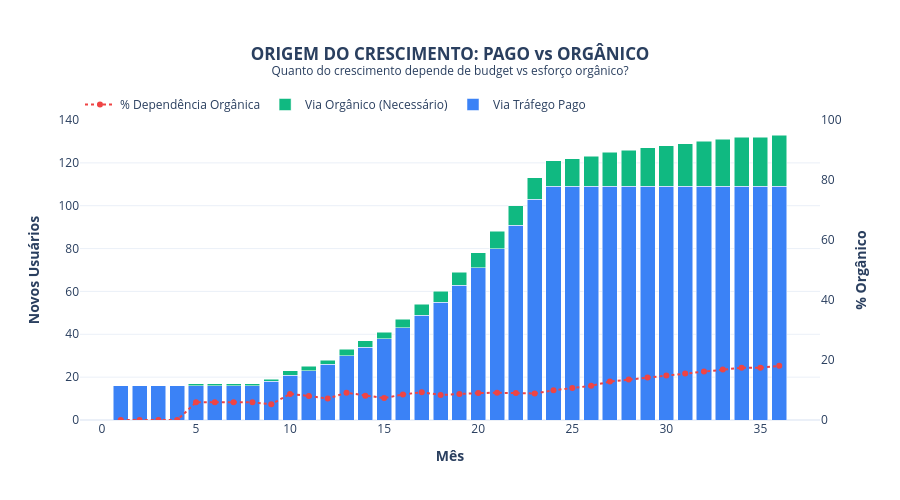

Notebook code for this chart:
### Code cell
# ============================================================================
# CELULA 9
# ============================================================================
# GRÁFICO 4: MARKETING ANALYTICS (PAGO vs ORGÂNICO)
# ============================================================================

fig_mkt = go.Figure()

# 1. Barras Empilhadas: Pago vs Orgânico
fig_mkt.add_trace(go.Bar(
    x=df_base['Mes'],
    y=df_base['Novos_Via_Pago'],
    name='Via Tráfego Pago',
    marker_color=PREMISSAS['cores']['marketing_pago']
))

fig_mkt.add_trace(go.Bar(
    x=df_base['Mes'],
    y=df_base['Novos_Via_Organico'],
    name='Via Orgânico (Necessário)',
    marker_color=PREMISSAS['cores']['marketing_organico']
))

# 2. Linha de % Orgânico (Eixo Secundário)
# Mostra o quão dependente somos do orgânico
fig_mkt.add_trace(go.Scatter(
    x=df_base['Mes'],
    y=df_base['Pct_Organico'],
    name='% Dependência Orgânica',
    yaxis='y2',
    mode='lines+markers',
    line=dict(color=PREMISSAS['cores']['dependencia_organica'], width=2, dash='dot')
))

fig_mkt.update_layout(
    title={
        'text': '<b>ORIGEM DO CRESCIMENTO: PAGO vs ORGÂNICO</b><br>' +
                '<sup>Quanto do crescimento depende de budget vs esforço orgânico?</sup>',
        'x': 0.5,
        'xanchor': 'center'
    },
    barmode='stack',
    xaxis=dict(title='<b>Mês</b>'),
    yaxis=dict(title='<b>Novos Usuários</b>'),
    yaxis2=dict(
        title='<b>% Orgânico</b>',
        overlaying='y',
        side='right',
        range=[0, 100],
        showgrid=False
    ),
    template='plotly_white',
    height=PREMISSAS['layout_altura_grafico'],
    legend=dict(orientation='h', y=1.1),
    margin=dict(t=120)
)

fig_mkt.show()

# Análise de Risco
pct_organico_medio = df_base['Pct_Organico'].mean()
deficit_total = df_base['Deficit_Meta'].sum()
threshold_org = PREMISSAS.get('alerta_dependencia_organica_pct', 50.0)

print(f"\n📊 ANÁLISE DE DEPENDÊNCIA ORGÂNICA")
print(f"  • Dependência Média: {pct_organico_medio:.1f}% do crescimento vem do orgânico")
print(f"  • Déficit de Meta (36m): {deficit_total} usuários precisaram vir do orgânico")

if pct_organico_medio > threshold_org:
    print(f"  ⚠️ ALERTA DE RISCO: Alta dependência de tráfego orgânico (>{threshold_org:.0f}%)")
    print("     Seu budget de marketing atual é INSUFICIENTE para atingir a meta sozinho.")
    print("     Ação: Aumentar budget ou garantir estratégia de SEO/Conteúdo impecável.")
else:
    print("  ✅ SAUDÁVEL: Budget de marketing suporta a maior parte do crescimento.")
    print("     O orgânico é um bônus para reduzir CAC, não uma necessidade vital.")

# Detalhe por canal (Mês 12)
idx_m12 = PREMISSAS['meses_por_ano'] - 1
print(f"\n🔎 DETALHE DO BUDGET (Mês {idx_m12 + 1}):")
mkt_m12 = df_base['Marketing'].iloc[idx_m12]
print(f"  • Budget Total: {formatar_moeda(mkt_m12)}")

canais_check = [
    ('Google', PREMISSAS['canal_google_pct']),
    ('YouTube', PREMISSAS['canal_youtube_pct']),
    ('Instagram', PREMISSAS['canal_instagram_pct']),
    ('Facebook', PREMISSAS['canal_facebook_pct'])
]

for canal, pct in canais_check:
    valor = mkt_m12 * pct
    print(f"  • {canal} ({pct*100:.0f}%): {formatar_moeda(valor)}")

print("✅ CELULA 10: Hardcoded removidos (cores, threshold orgânico)")

### Figure 1 — Plotly figure (JSON) as saved in the notebook; plotly's stock layout.template omitted (floating-point values rounded to 4 significant figures)
{"data": [{"marker": {"color": "#3B82F6"}, "name": "Via Tráfego Pago", "type": "bar", "x": [1, 2, 3, 4, 5, 6, 7, 8, 9, 10, 11, 12, 13, 14, 15, 16, 17, 18, 19, 20, 21, 22, 23, 24, 25, 26, 27, 28, 29, 30, 31, 32, 33, 34, 35, 36], "y": [16, 16, 16, 16, 16, 16, 16, 16, 18, 21, 23, 26, 30, 34, 38, 43, 49, 55, 63, 71, 80, 91, 103, 109, 109, 109, 109, 109, 109, 109, 109, 109, 109, 109, 109, 109]}, {"marker": {"color": "#10B981"}, "name": "Via Orgânico (Necessário)", "type": "bar", "x": [1, 2, 3, 4, 5, 6, 7, 8, 9, 10, 11, 12, 13, 14, 15, 16, 17, 18, 19, 20, 21, 22, 23, 24, 25, 26, 27, 28, 29, 30, 31, 32, 33, 34, 35, 36], "y": [0, 0, 0, 0, 1, 1, 1, 1, 1, 2, 2, 2, 3, 3, 3, 4, 5, 5, 6, 7, 8, 9, 10, 12, 13, 14, 16, 17, 18, 19, 20, 21, 22, 23, 23, 24]}, {"line": {"color": "#EF4444", "dash": "dot", "width": 2}, "mode": "lines+markers", "name": "% Dependência Orgânica", "type": "scatter", "x": [1, 2, 3, 4, 5, 6, 7, 8, 9, 10, 11, 12, 13, 14, 15, 16, 17, 18, 19, 20, 21, 22, 23, 24, 25, 26, 27, 28, 29, 30, 31, 32, 33, 34, 35, 36], "y": [0.0, 0.0, 0.0, 0.0, 5.882, 5.882, 5.882, 5.882, 5.263, 8.696, 8.0, 7.143, 9.091, 8.108, 7.317, 8.511, 9.259, 8.333, 8.696, 8.974, 9.091, 9.0, 8.85, 9.917, 10.66, 11.38, 12.8, 13.49, 14.17, 14.84, 15.5, 16.15, 16.79, 17.42, 17.42, 18.05], "yaxis": "y2"}], "layout": {"barmode": "stack", "height": 500, "legend": {"orientation": "h", "y": 1.1}, "margin": {"t": 120}, "title": {"text": "<b>ORIGEM DO CRESCIMENTO: PAGO vs ORGÂNICO</b><br><sup>Quanto do crescimento depende de budget vs esforço orgânico?</sup>", "x": 0.5, "xanchor": "center"}, "xaxis": {"title": {"text": "<b>Mês</b>"}}, "yaxis": {"title": {"text": "<b>Novos Usuários</b>"}}, "yaxis2": {"overlaying": "y", "range": [0, 100], "showgrid": false, "side": "right", "title": {"text": "<b>% Orgânico</b>"}}}}
